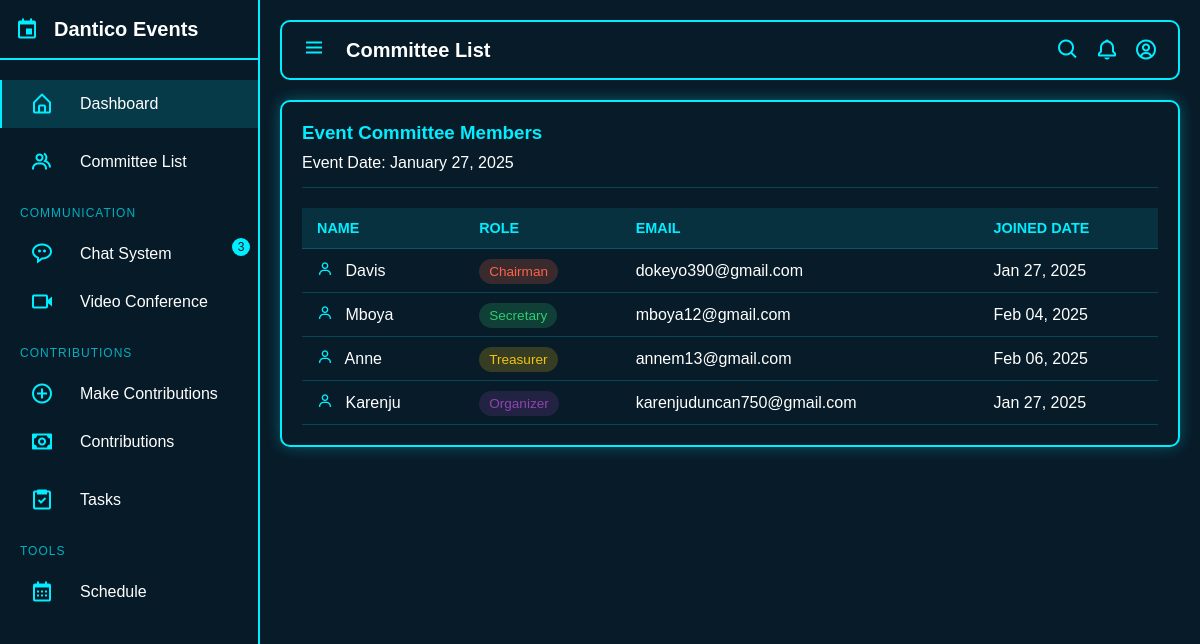
/committee-list.php?event_id=3, run on the app's committed database.
### tables this page shows
CREATE TABLE `events` (
  `id` int(11) NOT NULL,
  `event_code` varchar(10) NOT NULL,
  `status` varchar(50) DEFAULT 'active',
  `created_at` datetime DEFAULT current_timestamp(),
  `phone_paybill` varchar(50) DEFAULT NULL,
  `event_name` varchar(255) NOT NULL
);

CREATE TABLE `event_members` (
  `id` int(11) NOT NULL,
  `event_id` int(11) DEFAULT NULL,
  `user_id` int(11) DEFAULT NULL,
  `role` varchar(50) DEFAULT 'member',
  `committee_role` varchar(100) DEFAULT NULL,
  `joined_via_link` tinyint(4) DEFAULT 0,
  `joined_at` datetime DEFAULT current_timestamp(),
  `status` varchar(50) DEFAULT 'active'
);

CREATE TABLE `users` (
  `id` int(11) NOT NULL,
  `username` varchar(50) NOT NULL,
  `email` varchar(100) NOT NULL,
  `password` varchar(255) NOT NULL,
  `role` varchar(20) DEFAULT 'user',
  `last_login` timestamp NOT NULL DEFAULT current_timestamp() ON UPDATE current_timestamp(),
  `created_at` timestamp NOT NULL DEFAULT current_timestamp(),
  `last_active` datetime DEFAULT NULL,
  `online_status` varchar(20) DEFAULT 'offline'
);

### committee-list.php (the view, shortened to what this page needs)
<?php
require 'db.php';
$event_id = 0;
if (isset($_GET['event_id'])) {
    $event_id = (int)$_GET['event_id'];
} elseif (isset($_SESSION['current_event_id'])) {
    $event_id = (int)$_SESSION['current_event_id'];
} else {
    $error_message = "No event ID provided";
}
function getEventContextURL() {
    if (isset($_SESSION['current_event_id'])) {
        $url_params = ['event_id' => $_SESSION['current_event_id']];
        return '?' . http_build_query($url_params);
    }
    return '';
}
$base_url = getEventContextURL();
function getEventDetails($conn, $event_id) {
    $sql = "SELECT * FROM events WHERE id = ?";
    $stmt = $conn->prepare($sql);
    $stmt->bind_param("i", $event_id);
    if ($stmt->execute()) {
        $result = $stmt->get_result();
        return $result->fetch_assoc();
    }
    return null;
}
function getCommitteeMembers($conn, $event_id) {
    $sql = "SELECT em.*, u.username, u.email
            FROM event_members em
            JOIN users u ON em.user_id = u.id
            WHERE em.event_id = ?
            AND (em.committee_role IS NOT NULL OR em.role = 'organizer')
            AND em.status = 'active'
            ORDER BY
                CASE
                    WHEN em.committee_role = 'chairman' THEN 1
                    WHEN em.committee_role = 'secretary' THEN 2
                    WHEN em.committee_role = 'treasurer' THEN 3
                    WHEN em.role = 'organizer' THEN 4
                    ELSE 5
                END";
    $stmt = $conn->prepare($sql);
    $stmt->bind_param("i", $event_id);
    if ($stmt->execute()) {
        $result = $stmt->get_result();
        return $result->fetch_all(MYSQLI_ASSOC);
    }
    return [];
}
$event = getEventDetails($conn, $event_id);
$committee_members = getCommitteeMembers($conn, $event_id);
 ?>
<!DOCTYPE html>
<html lang="en">
<head>
    <link href='https://unpkg.com/boxicons@2.1.4/css/boxicons.min.css' rel='stylesheet'>
</head>
<body>
<nav class="sidebar">
    <div class="sidebar-header">
        <i class='bx bx-calendar-event' style="color: #0ef; font-size: 24px;"></i>
        <h2>Dantico Events</h2>
    </div>
    <div class="sidebar-menu">
        <div class="menu-category">
            <div class="menu-item active">
                <a href="./dashboard.php<?= $base_url ?>">
                    <i class='bx bx-home-alt'></i>
                    <span>Dashboard</span>
                </a>
            </div>
        </div>
        <div class="menu-category">
            <div class="menu-item">
                <a href="./committee-list.php<?= $base_url ?>">
                    <i class='bx bx-group'></i>
                    <span>Committee List</span>
                </a>
            </div>
        </div>
        <div class="menu-category">
            <div class="category-title">Communication</div>
            <div class="menu-item">
                <a href="./chat.php<?= $base_url ?>">
                    <i class='bx bx-message-rounded-dots'></i>
                    <span>Chat System</span>
                    <div class="notification-badge">3</div>
                </a>
            </div>
            <div class="menu-item">
                <a href="./video-conference.php<?= $base_url ?>">
                    <i class='bx bx-video'></i>
                    <span>Video Conference</span>
                </a>
            </div>
        </div>
        <div class="menu-category">
            <div class="category-title">Contributions</div>
            <div class="menu-item">
                <a href="./make_contribution.php<?= $base_url ?>">
                    <i class='bx bx-plus-circle'></i>
                    <span>Make Contributions</span>
                </a>
            </div>
            <div class="menu-item">
                <a href="./contributions.php<?= $base_url ?>">
                    <i class='bx bx-money'></i>
                    <span>Contributions</span>
                </a>
            </div>
        </div>
        <div class="menu-category">
            <div class="menu-item">
                <a href="./tasks.php<?= $base_url ?>">
                    <i class='bx bx-task'></i>
                    <span>Tasks</span>
                </a>
            </div>
        </div>
        <div class="menu-category">
            <div class="category-title">Tools</div>
            <div class="menu-item">
                <a href="./schedule.php<?= $base_url ?>">
                    <i class='bx bx-calendar'></i>
                    <span>Schedule</span>
                </a>
            </div>
        </div>
    </div>
</nav>
<div class="main-content">
        <div class="header">
            <button class="toggle-btn">
                <i class='bx bx-menu'></i>
            </button>
            <h2 class="header-title">Committee List</h2>
            <div class="header-actions">
                <i class='bx bx-search'></i>
                <i class='bx bx-bell'></i>
                <i class='bx bx-user-circle'></i>
            </div>
        </div>
        <div class="content-section">
            <div class="event-info">
                <h3><?= htmlspecialchars($event['name'] ?? 'Event Committee Members') ?></h3>
                <?php if ($event): ?>
                    <p>Event Date: <?= date('F d, Y', strtotime($event['created_at'])) ?></p>
                <?php endif; ?>
            </div>
            <?php if (empty($committee_members)): ?>
                <div class="empty-message">
                    No committee members found for this event.
                </div>
            <?php else: ?>
                <table class="committee-table">
                    <thead>
                        <tr>
                            <th>Name</th>
                            <th>Role</th>
                            <th>Email</th>
                            <th>Joined Date</th>
                        </tr>
                    </thead>
                    <tbody>
                        <?php foreach ($committee_members as $member): ?>
                            <tr>
                                <td>
                                    <i class='bx bx-user' style="color: #0ef; margin-right: 8px;"></i>
                                    <?= htmlspecialchars($member['username']) ?>
                                </td>
                                <td>
                                    <?php
                                    $role = $member['committee_role'] ?: $member['role'];
                                    $roleClass = strtolower($role);
                                    ?>
                                    <span class="role-badge role-<?= $roleClass ?>">
                                        <?= htmlspecialchars(ucfirst($role)) ?>
                                    </span>
                                </td>
                                <td><?= htmlspecialchars($member['email']) ?></td>
                                <td><?= date('M d, Y', strtotime($member['joined_at'])) ?></td>
                            </tr>
                        <?php endforeach; ?>
                    </tbody>
                </table>
            <?php endif; ?>
        </div>
    </div>
</body>
</html>

### committee-list.php (style rules this page uses)
* { margin: 0; padding: 0; box-sizing: border-box; font-family: 'poppins', sans-serif; }
:root { --sidebar-width: 260px; --collapsed-width: 60px; --header-height: 60px; }
body { min-height: 100vh; background: #081b29; overflow-x: hidden; }
.sidebar { position: fixed; top: 0; left: 0; height: 100%; width: var(--sidebar-width); background: rgba(8, 27, 41, 0.9); border-right: 2px solid #0ef; transition: all 0.5s ease; z-index: 100; }
.sidebar-header { height: var(--header-height); display: flex; align-items: center; padding: 0 15px; border-bottom: 2px solid #0ef; }
.sidebar-header h2 { color: #fff; font-size: 20px; margin-left: 15px; white-space: nowrap; transition: all 0.5s ease; }
.sidebar-menu { padding: 10px 0; height: calc(100% - var(--header-height)); overflow-y: auto; }
.menu-category { margin: 10px 0; }
.category-title { color: #0ef; font-size: 12px; text-transform: uppercase; padding: 10px 20px; letter-spacing: 1px; opacity: 0.7; }
.menu-item { padding: 12px 20px 12px 30px; display: flex; align-items: center; cursor: pointer; transition: all 0.3s ease; position: relative; }
.menu-item a { text-decoration: none; color: inherit; display: flex; align-items: center; width: 100%; }
.menu-item.active { background: rgba(0, 238, 255, 0.15); }
.menu-item i { font-size: 24px; min-width: 40px; color: #0ef; transition: all 0.3s ease; }
.menu-item span { color: #fff; white-space: nowrap; transition: all 0.3s ease; margin-left: 10px; }
.menu-item::after { content: ''; position: absolute; left: 0; top: 0; width: 2px; height: 100%; background: #0ef; opacity: 0; transition: all 0.3s ease; }
.menu-item:hover::after, .menu-item.active::after { opacity: 1; }
.main-content { position: relative; left: var(--sidebar-width); width: calc(100% - var(--sidebar-width)); min-height: 100vh; transition: all 0.5s ease; padding: 20px; }
.header { height: var(--header-height); display: flex; align-items: center; padding: 0 20px; background: rgba(8, 27, 41, 0.9); border: 2px solid #0ef; border-radius: 10px; margin-bottom: 20px; }
.toggle-btn { font-size: 24px; color: #0ef; cursor: pointer; background: none; border: none; outline: none; }
.header-title { color: #fff; margin-left: 20px; font-size: 20px; }
.header-actions { margin-left: auto; display: flex; gap: 15px; }
.header-actions i { font-size: 24px; color: #0ef; cursor: pointer; transition: all 0.3s ease; }
.content-section { background: rgba(8, 27, 41, 0.9); border: 2px solid #0ef; box-shadow: 0 0 15px rgba(0, 238, 255, 0.3); border-radius: 10px; padding: 20px; margin-bottom: 20px; min-height: 300px; }
.notification-badge { position: absolute; top: 8px; right: 8px; background: #0ef; color: #081b29; border-radius: 50%; width: 18px; height: 18px; font-size: 12px; display: flex; align-items: center; justify-content: center; }
.event-info { color: #fff; margin-bottom: 20px; padding-bottom: 15px; border-bottom: 1px solid rgba(0, 238, 255, 0.2); }
.event-info h3 { color: #0ef; margin-bottom: 10px; }
.committee-table { width: 100%; border-collapse: collapse; margin-top: 20px; color: #fff; }
.committee-table th, .committee-table td { padding: 12px 15px; text-align: left; border-bottom: 1px solid rgba(0, 238, 255, 0.2); }
.committee-table th { background: rgba(0, 238, 255, 0.1); color: #0ef; font-weight: 600; text-transform: uppercase; font-size: 0.9em; }
.role-badge { padding: 5px 10px; border-radius: 15px; font-size: 0.85em; font-weight: 500; text-transform: capitalize; }
.role-chairman { background: rgba(255, 99, 71, 0.2); color: #ff6347; }
.role-secretary { background: rgba(46, 204, 113, 0.2); color: #2ecc71; }
.role-treasurer { background: rgba(241, 196, 15, 0.2); color: #f1c40f; }
.role-organizer { background: rgba(142, 68, 173, 0.2); color: #8e44ad; }

### data on the page
events: created_at "January 27, 2025"
event_members: user.username "Davis", committee_role "Chairman", user.email "dokeyo390@gmail.com", joined_at "Jan 27, 2025"
event_members: user.username "Mboya", committee_role "Secretary", user.email "mboya12@gmail.com", joined_at "Feb 04, 2025"
event_members: user.username "Anne", committee_role "Treasurer", user.email "annem13@gmail.com", joined_at "Feb 06, 2025"
event_members: user.username "Karenju", committee_role "Organizer", user.email "karenjuduncan750@gmail.com", joined_at "Jan 27, 2025"

### other printed values
$event['name'] "Event Committee Members"
